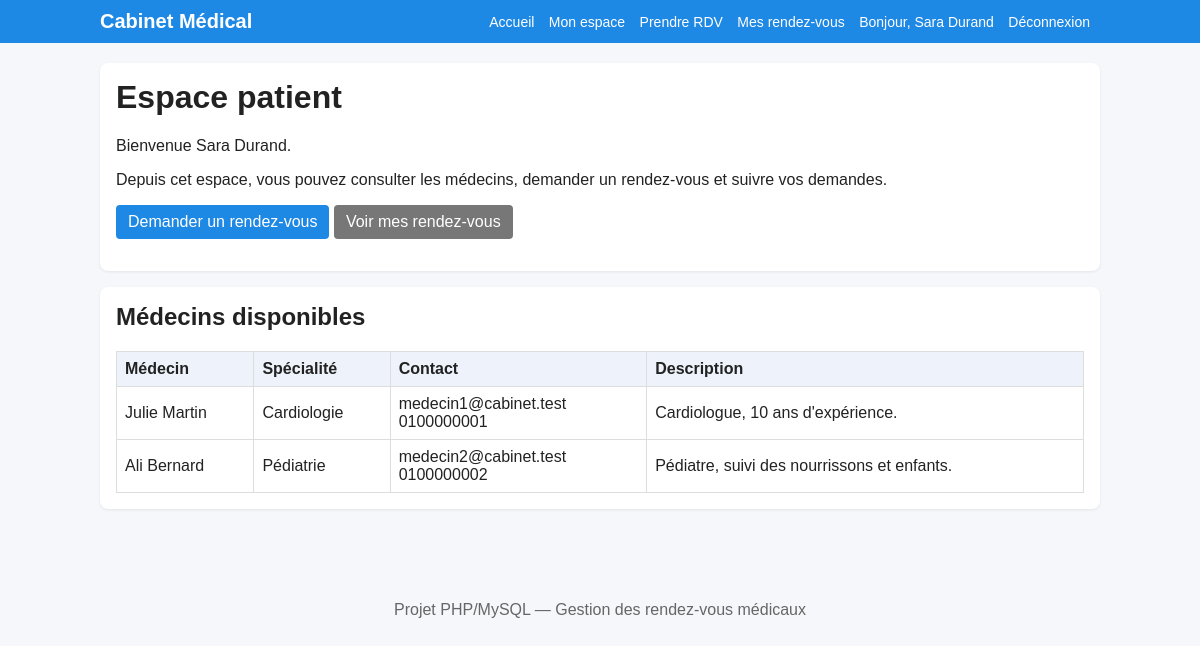
Page /patient/profil.php (signed in) on the committed database.
### tables this page shows
CREATE TABLE medecins (
    id INT AUTO_INCREMENT PRIMARY KEY,
    id_utilisateur INT NOT NULL,
    id_specialite INT NOT NULL,
    description TEXT,
    actif TINYINT(1) NOT NULL DEFAULT 1,
    duree_rdv INT NOT NULL DEFAULT 30,
    FOREIGN KEY (id_utilisateur) REFERENCES utilisateurs(id) ON DELETE CASCADE,
    FOREIGN KEY (id_specialite) REFERENCES specialites(id)
);

CREATE TABLE utilisateurs (
    id INT AUTO_INCREMENT PRIMARY KEY,
    nom VARCHAR(100) NOT NULL,
    prenom VARCHAR(100) NOT NULL,
    email VARCHAR(150) NOT NULL UNIQUE,
    telephone VARCHAR(30) NOT NULL,
    mot_de_passe VARCHAR(255) NOT NULL,
    role ENUM('admin','medecin','patient') NOT NULL
);

CREATE TABLE specialites (
    id INT AUTO_INCREMENT PRIMARY KEY,
    libelle VARCHAR(100) NOT NULL,
    description TEXT
);

### includes/fonctions.php (called while the page is built, shortened)
<?php
function e($value) {
    return htmlspecialchars($value ?? '', ENT_QUOTES, 'UTF-8');
}
?>

### patient/profil.php (the view, shortened to what this page needs)
<?php
require_once __DIR__ . '/../config/database.php';
require_once __DIR__ . '/../includes/header.php';
?>
<div class="card">
    <h1>Espace patient</h1>
    <p>Bienvenue <?php echo e($_SESSION['user']['prenom'].' '.$_SESSION['user']['nom']); ?>.</p>
    <p>Depuis cet espace, vous pouvez consulter les médecins, demander un rendez-vous et suivre vos demandes.</p>
    <p>
        <a class="btn" href="prendre_rdv.php">Demander un rendez-vous</a>
        <a class="btn btn-secondary" href="mes_rendez_vous.php">Voir mes rendez-vous</a>
    </p>
</div>
<div class="card">
    <h2>Médecins disponibles</h2>
    <?php
    $medecins = $pdo->query("SELECT u.nom,u.prenom,u.email,u.telephone,s.libelle AS specialite,m.description
        FROM medecins m JOIN utilisateurs u ON u.id=m.id_utilisateur
        JOIN specialites s ON s.id=m.id_specialite
        WHERE m.actif=1 ORDER BY s.libelle,u.nom")->fetchAll();
    ?>
    <table><tr><th>Médecin</th><th>Spécialité</th><th>Contact</th><th>Description</th></tr>
    <?php foreach ($medecins as $m): ?><tr>
        <td><?php echo e($m['prenom'].' '.$m['nom']); ?></td>
        <td><?php echo e($m['specialite']); ?></td>
        <td><?php echo e($m['email']); ?><br><?php echo e($m['telephone']); ?></td>
        <td><?php echo e($m['description']); ?></td>
    </tr><?php endforeach; ?></table>
</div>
<?php require_once __DIR__ . '/../includes/footer.php'; ?>

### assets/css/style.css (style rules this page uses)
* { box-sizing: border-box; }
body { margin: 0; font-family: Arial, sans-serif; background: #f5f7fb; color: #222; }
.card { background: #fff; padding: 16px; border-radius: 8px; margin-bottom: 16px; box-shadow: 0 1px 3px rgba(0,0,0,0.08); }
h1, h2, h3 { margin-top: 0; }
table { width: 100%; border-collapse: collapse; background: #fff; }
th, td { border: 1px solid #ddd; padding: 8px; text-align: left; }
th { background: #eef3fb; }
button, .btn { background: #1e88e5; color: #fff; border: none; cursor: pointer; padding: 8px 12px; display: inline-block; width: auto; text-decoration: none; border-radius: 4px; }
.btn-secondary { background: #777; }

### rows in the picture
medecins: id_utilisateur.nom "Julie Martin", id_specialite.libelle "Cardiologie", id_utilisateur.email "medecin1@cabinet.test", id_utilisateur.telephone "0100000001", description "Cardiologue, 10 ans d'expérience."
medecins: id_utilisateur.nom "Ali Bernard", id_specialite.libelle "Pédiatrie", id_utilisateur.email "medecin2@cabinet.test", id_utilisateur.telephone "0100000002", description "Pédiatre, suivi des nourrissons et enfants."

### other values in the picture
$user['prenom'] . ' ' . $user['nom'] "Sara Durand"
$_SESSION['user']['prenom'].' '.$_SESSION['user']['nom'] "Sara Durand"
